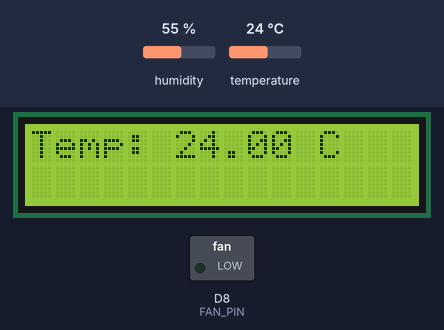
This sketch was run on a simulated ESP8266 (NodeMCU). Shown: 16×2 character LCD, switched loads named in the sketch (green lamp = pin HIGH). The test bench sets the inputs (shaded band); at power-on: temperature 24 °C, humidity 55 %. WiFi joins after 1.5 s; servers stay silent unless stated; uploads are accepted with an empty reply; what the sketch prints to the serial monitor is not drawn.

Above: at 3.2 s.
3.3 s: temperature set to 28 °C
At 8.4 s:
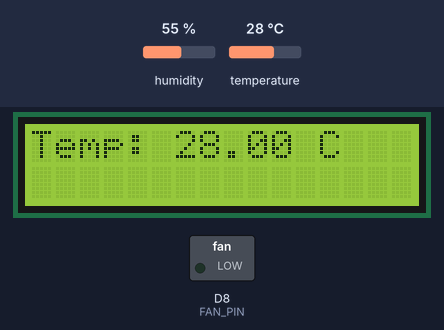
9.1 s: temperature set to 31 °C
At 13.3 s:
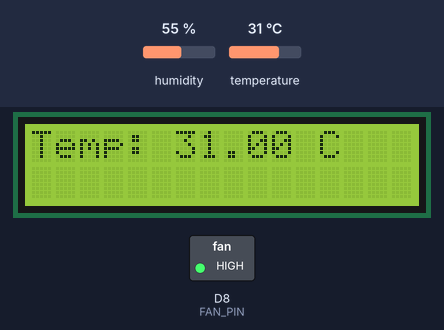
14.9 s: temperature set to 12 °C
At 18.2 s:
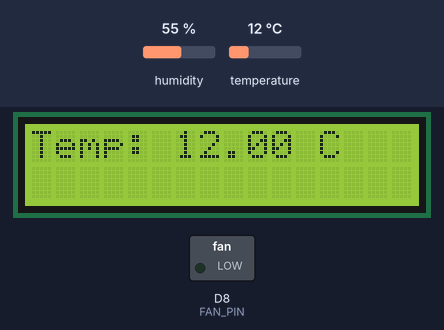
Timing chart, 0 to 19.7 s (numbered marks = the images above; inputs shaded):
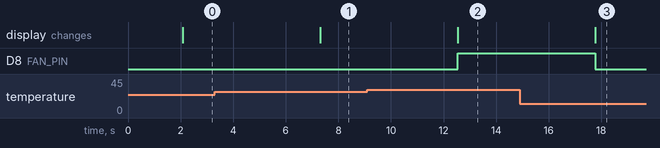

The sketch:

Temperature_with_db.ino
```cpp
#include <ESP8266WiFi.h>
#include <LiquidCrystal.h>
#include <DHT.h>
#include <ESP8266HTTPClient.h>

// Pin definitions
#define DHTPIN D7          // Pin connected to the DHT sensor
#define DHTTYPE DHT11      // DHT 11 sensor

#define FAN_PIN D8         // Pin connected to the base of the transistor
#define TEMP_THRESHOLD 30  // Temperature threshold in Celsius
#define HYSTERESIS 2       // Hysteresis in Celsius
#define HYSTERESIS_OFF 1   // Hysteresis for turning off the fan in Celsius

DHT dht(DHTPIN, DHTTYPE);

// Initialize the library with the numbers of the interface pins
LiquidCrystal lcd(D1, D2, D3, D4, D5, D6);

// WiFi credentials
const char* ssid = "RAFIKI";
const char* password = "Rafiki!!";

// Server URL (Replace with your computer's IP address)
const char* serverUrl = "http://192.168.137.2/Iot_Project/index.php";  // Replace with your server IP

bool fanState = false; // To keep track of the fan's state

void setup() {
  Serial.begin(9600);
  dht.begin();
  lcd.begin(16, 2);       // Set up the LCD's number of columns and rows
  lcd.print("Temp: ");    // Print a message to the LCD

  pinMode(FAN_PIN, OUTPUT);
  digitalWrite(FAN_PIN, LOW); // Ensure fan is off at startup

  // Connect to WiFi
  WiFi.begin(ssid, password);
  while (WiFi.status() != WL_CONNECTED) {
    delay(1000);
    Serial.println("Connecting to WiFi...");
  }
  Serial.println("Connected to WiFi");
}

void loop() {
  // Read temperature as Celsius
  float temperature = dht.readTemperature();

  // Check if any reads failed and exit early (to try again)
  if (isnan(temperature)) {
    Serial.println("Failed to read from DHT sensor!");
    lcd.setCursor(0, 1);
    lcd.print("Error         ");  // Print "Error" on the LCD
    delay(2000);                  // Wait for 2 seconds before trying again
    return;
  }

  // Display temperature on the LCD
  lcd.setCursor(6, 0);
  lcd.print(temperature);
  lcd.print(" C  ");

  // Control the fan based on temperature
  if (temperature >= TEMP_THRESHOLD && !fanState) {
    digitalWrite(FAN_PIN, HIGH);  // Turn fan on
    fanState = true;
  } else if (temperature <= TEMP_THRESHOLD - HYSTERESIS_OFF && fanState) {
    digitalWrite(FAN_PIN, LOW);   // Turn fan off
    fanState = false;
  }

  // Print temperature and fan state to Serial Monitor (for debugging)
  Serial.print("Temperature: ");
  Serial.print(temperature);
  Serial.println(" C");
  Serial.print("Fan State: ");
  Serial.println(fanState ? "ON" : "OFF");

  // Send temperature and fan state data to the server
  if (WiFi.status() == WL_CONNECTED) {
    HTTPClient http;
    WiFiClient wifiClient;
    http.begin(wifiClient, serverUrl);
    http.addHeader("Content-Type", "application/x-www-form-urlencoded");

    String postData = "temperature=" + String(temperature) + "&fanState=" + String(fanState ? "ON" : "OFF");
    int httpResponseCode = http.POST(postData);

    if (httpResponseCode > 0) {
      String response = http.getString();
      Serial.print("HTTP Response code: ");
      Serial.println(httpResponseCode);
      Serial.print("Response: ");
      Serial.println(response);
    } else {
      Serial.print("Error on sending POST: ");
      Serial.println(httpResponseCode);
    }

    http.end();
  } else {
    Serial.println("WiFi not connected");
  }
  delay(5000); // Wait for 5 seconds between readings
}
```

Measured:
- the behaviour switches between 29 and 30 °C on temperature (found by bisection; images 1 and 2)
- after the input at 3.3 s, the display: changes after 4.0 s (image 1)
- after the input at 9.1 s, D8 (FAN_PIN): LOW → HIGH after 3.4 s; the display: changes after 3.4 s (image 2)
- after the input at 14.9 s, D8 (FAN_PIN): HIGH → LOW after 2.9 s; the display: changes after 2.9 s (image 3)
